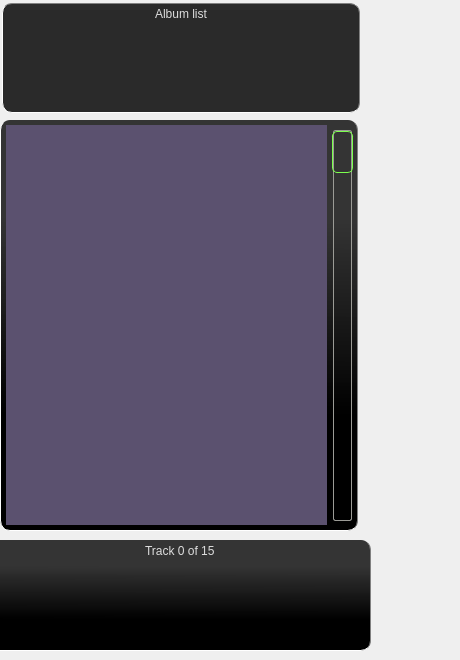
    <widget class="QWidget" name="page">
     <property name="autoFillBackground">
      <bool>false</bool>
     </property>
     <property name="styleSheet">
      <string notr="true">QToolButton:pressed{ 
border-top: 1px transparent;
border-bottom: 1px transparent;
border-right: 1px transparent;
border-left: 1px transparent;
background-color: rgba(255, 255, 255, 0);
}

QToolButton{
background-color: rgb(5, 5, 5);
border-top: 3px transparent;
border-bottom:3px transparent;
border-right: 3px transparent;
border-left: 3px transparent; 
background-color: rgba(255, 255, 255, 0);
}

QToolButton#back{
border-image: url(:/icon/agt_back-32.png) 3 3 3 3;

}

QToolButton#back:pressed{ 
border-image: url(:/icon//agt_back-32.png) 3 3 3 5;
}

QToolButton#forward{
border-image: url(:/icon/agt_forward-32.png) 3 3 3 3;

}

QToolButton#forward:pressed{ 
border-image: url(:/icon//agt_forward-32.png) 3 3 3 5;
}

QPushButton#Settings{
border-top: 1px transparent;
border-bottom: 1px transparent;
border-right: 1px transparent;
border-left: 3px transparent;
background-color: rgba(255, 255, 255, 0);

border-image: url(:/icon/Settings-32.png) 2 2 2 2;
}

QPushButton#Settings:pressed{ 
border-top: 3px transparent;
border-bottom: 3px transparent;
border-right: 3px transparent;
border-left: 3px transparent;
border-image: url(:/icon/Settings-32.png) 1 1 1 1;
}



QLineEdit{
color: rgb(230, 224, 255);
font: 8pt &quot;MS Shell Dlg 2&quot;;
background-color: rgb(5, 5,5);
border-style:inset; 
 border-top: 1px solid gray; 
border-right: 1px solid gray;
border-bottom: 1px solid white;
 border-left: 1px solid white;  
border-radius: 10px; 

}
QFrame{
background-color: qlineargradient(spread:pad, x1:0.517, y1:0.852318, x2:0.522727, y2:0.068, stop:0.170455 rgba(0, 0, 0, 255), stop:0.789773 rgba(50, 50, 50, 252));
font: 10pt &quot;MS Shell Dlg 2&quot;;
border-style:inset; 
 border-top: 0px solid gray; 
border-right: 1px solid gray;
border-bottom: 1px solid white;
 border-left: 1px solid white;  
border-radius: 10px; 
padding: 0 8px; 

}




QListWidget{
	color: rgb(255,255, 255);

}

QLabel{
	color: rgb(0, 0, 255);

   border-top: 1px solid gray; 
  border-right: 1px solid gray; 
   border-radius: 10px; 
   padding: 0 8px; 
    background-color: rgb(255, 255, 255);
	background-color: rgb(7, 7, 7);
}

QSlider{
	background-color: rgba(0, 0, 0, 0);
}


QSlider::groove:vertical { 
	
position: absolute; /* absolutely position 4px from the left and right of the widget. setting margins on the widget should work too... */ 
left: 4px; 
right: 8px; 
border-radius:2px;
border: 1px solid rgb(155, 155,150) ;



} 

QSlider::handle:vertical { 
height: 40px;
border: 1px solid;
border-color:rgb(124, 255, 78);
margin: 0 -2px; /* expand outside the groove */ 
border-radius:5px;


}
 
QSlider::handle:vertical:pressed { 
height: 40px;
border: 1px solid rgb(155, 155,150.0) ;
background-color: qlineargradient(spread:reflect, x1:1, y1:0.512, x2:0.546, y2:0.523364, stop:0.0225989 rgba(0, 0, 0, 225), stop:0.954802 rgba(255, 237, 19, 255));
margin: 0 -2px; /* expand outside the groove */ 
border-radius:5px;


}

QSlider::add-page:vertical {
	background-color: rgba(0, 0, 0, 0);
} 

QSlider::sub-page:vertical { 
	background-color: rgba(0, 0, 0, 0);

}



</string>
     </property>
     <widget class="QFrame" name="frame_2">
      <property name="geometry">
       <rect>
        <x>-10</x>
        <y>540</y>
        <width>381</width>
        <height>111</height>
       </rect>
      </property>
      <property name="styleSheet">
       <string notr="true">QPushButton:pressed{ 
border-top: 1px transparent;
border-bottom: 1px transparent;
border-right: 1px transparent;
border-left: 1px transparent;
background-color: rgba(255, 255, 255, 0);
}

QPushButton{
background-color: rgb(5, 5, 5);
border-top: 3px transparent;
border-bottom:3px transparent;
border-right: 3px transparent;
border-left: 3px transparent; 
background-color: rgba(255, 255, 255, 0);
}


QPushButton#play_2{
border-image: url(:/icon/Albums.jpg) 3 3 3 3;
}

QPushButton#play_2:pressed{ 
border-image: url(:/icon/album_sel.jpg) 3 3 3 3;

}

QPushButton#skib_b_2{
border-image: url(:/icon/artist.jpg) 3 3 2 3;
}

QPushButton#skib_b_2:pressed{ 
border-image: url(:/icon/artist_sel.jpg) 3 3 2 3;
		background-color: qradialgradient(spread:pad, cx:0.5, cy:0.5, radius:0.5, fx:0.5, fy:0.5, stop:0.0852273 rgba(255, 255, 255, 151), stop:0.227273 rgba(255, 255, 255, 225), stop:0.505682 rgba(255, 255, 255, 200), stop:0.693182 rgba(255, 255, 255, 135), stop:0.840909 rgba(252, 252, 252, 105), stop:1 rgba(255, 255, 255, 2));
}

QPushButton#skib_f_2{
border-image: url(:/icon/playlist.jpg) 3 3 2 3;
}

QPushButton#skib_f_2:pressed{ 
border-image: url(:/icon/playlist_sel.jpg) 3 3 2 3;
		background-color: qradialgradient(spread:pad, cx:0.5, cy:0.5, radius:0.5, fx:0.5, fy:0.5, stop:0.0852273 rgba(255, 255, 255, 151), stop:0.227273 rgba(255, 255, 255, 225), stop:0.505682 rgba(255, 255, 255, 200), stop:0.693182 rgba(255, 255, 255, 135), stop:0.840909 rgba(252, 252, 252, 105), stop:1 rgba(255, 255, 255, 2));
}










</string>
      </property>
      <property name="frameShape">
       <enum>QFrame::StyledPanel</enum>
      </property>
      <property name="frameShadow">
       <enum>QFrame::Raised</enum>
      </property>
      <widget class="QPushButton" name="play_2">
       <property name="geometry">
        <rect>
         <x>140</x>
         <y>20</y>
         <width>96</width>
         <height>74</height>
        </rect>
       </property>
       <property name="focusPolicy">
        <enum>Qt::NoFocus</enum>
       </property>
       <property name="text">
        <string/>
       </property>
       <property name="autoDefault">
        <bool>true</bool>
       </property>
       <property name="default">
        <bool>true</bool>
       </property>
      </widget>
      <widget class="QPushButton" name="skib_b_2">
       <property name="geometry">
        <rect>
         <x>20</x>
         <y>20</y>
         <width>96</width>
         <height>74</height>
        </rect>
       </property>
       <property name="focusPolicy">
        <enum>Qt::NoFocus</enum>
       </property>
       <property name="text">
        <string/>
       </property>
       <property name="autoDefault">
        <bool>true</bool>
       </property>
       <property name="default">
        <bool>true</bool>
       </property>
      </widget>
      <widget class="QPushButton" name="skib_f_2">
       <property name="geometry">
        <rect>
         <x>260</x>
         <y>20</y>
         <width>96</width>
         <height>74</height>
        </rect>
       </property>
       <property name="focusPolicy">
        <enum>Qt::NoFocus</enum>
       </property>
       <property name="text">
        <string/>
       </property>
       <property name="autoDefault">
        <bool>true</bool>
       </property>
       <property name="default">
        <bool>true</bool>
       </property>
      </widget>
      <widget class="QLineEdit" name="track_2">
       <property name="geometry">
        <rect>
         <x>120</x>
         <y>0</y>
         <width>141</width>
         <height>21</height>
        </rect>
       </property>
       <property name="cursor">
        <cursorShape>BlankCursor</cursorShape>
       </property>
       <property name="mouseTracking">
        <bool>false</bool>
       </property>
       <property name="focusPolicy">
        <enum>Qt::NoFocus</enum>
       </property>
       <property name="styleSheet">
        <string notr="true">
background-color: rgba(0, 0, 0, 0);
color:rgb(221, 221, 221);
font: 6pt &quot;MS Shell Dlg 2&quot;;
border: 0</string>
       </property>
       <property name="text">
        <string>Track 0 of 15</string>
       </property>
       <property name="echoMode">
        <enum>QLineEdit::Normal</enum>
       </property>
       <property name="alignment">
        <set>Qt::AlignCenter</set>
       </property>
       <property name="readOnly">
        <bool>true</bool>
       </property>
      </widget>
     </widget>
     <widget class="QLabel" name="label_7">
      <property name="geometry">
       <rect>
        <x>2</x>
        <y>3</y>
        <width>358</width>
        <height>110</height>
       </rect>
      </property>
      <property name="layoutDirection">
       <enum>Qt::LeftToRight</enum>
      </property>
      <property name="styleSheet">
       <string notr="true">background-color: rgba(0, 0, 0, 210);
font: 5pt &quot;MS Shell Dlg 2&quot;;
color:rgb(221, 221, 221);
</string>
      </property>
      <property name="text">
       <string>Album list</string>
      </property>
      <property name="alignment">
       <set>Qt::AlignHCenter|Qt::AlignTop</set>
      </property>
     </widget>
     <widget class="QPushButton" name="Settings">
      <property name="geometry">
       <rect>
        <x>420</x>
        <y>10</y>
        <width>31</width>
        <height>32</height>
       </rect>
      </property>
      <property name="text">
       <string/>
      </property>
     </widget>
     <widget class="kineticList" name="myList" native="true">
      <property name="geometry">
       <rect>
        <x>6</x>
        <y>125</y>
        <width>321</width>
        <height>400</height>
       </rect>
      </property>
      <property name="styleSheet">
       <string notr="true">background-color: rgb(91, 81, 111);</string>
      </property>
     </widget>
     <widget class="QFrame" name="frame_5">
      <property name="geometry">
       <rect>
        <x>0</x>
        <y>120</y>
        <width>358</width>
        <height>411</height>
       </rect>
      </property>
      <property name="frameShape">
       <enum>QFrame::StyledPanel</enum>
      </property>
      <property name="frameShadow">
       <enum>QFrame::Raised</enum>
      </property>
      <widget class="QSlider" name="verticalSlider">
       <property name="geometry">
        <rect>
         <x>329</x>
         <y>10</y>
         <width>31</width>
         <height>391</height>
        </rect>
       </property>
       <property name="maximum">
        <number>1000</number>
       </property>
       <property name="orientation">
        <enum>Qt::Vertical</enum>
       </property>
       <property name="invertedAppearance">
        <bool>true</bool>
       </property>
       <property name="invertedControls">
        <bool>false</bool>
       </property>
      </widget>
     </widget>
     <zorder>frame_2</zorder>
     <zorder>label_7</zorder>
     <zorder>Settings</zorder>
     <zorder>frame_5</zorder>
     <zorder>myList</zorder>
    </widget>
